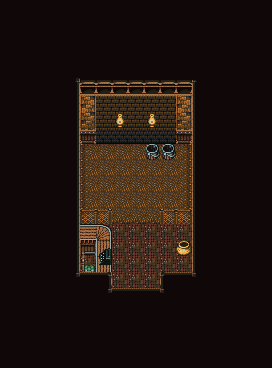

This is a level from a 2D game, rendered from its Tiled map with the project's own tilesets. A one-line summary and the complete map file follow:
An orthogonal 17x23 tile map with 16x16 px tiles, 5 tile layers (Floor, Wall Side, Furniture, Objects, ...).

<map version="1.8" tiledversion="1.8.2" orientation="orthogonal" renderorder="right-down" width="17" height="23" tilewidth="16" tileheight="16" infinite="0" nextlayerid="6" nextobjectid="1">
 <tileset firstgid="1" source="../Tilesets/Interior/Interior 1.tsx" />
 <layer id="1" name="Floor" width="17" height="23">
  <data encoding="csv">
0,0,0,0,0,0,0,0,0,0,0,0,0,0,0,0,0,
0,0,0,0,0,0,0,0,0,0,0,0,0,0,0,0,0,
0,0,0,0,0,0,0,0,0,0,0,0,0,0,0,0,0,
0,0,0,0,0,0,0,0,0,0,0,0,0,0,0,0,0,
0,0,0,0,0,0,0,0,0,0,0,0,0,0,0,0,0,
0,0,0,0,0,0,0,0,0,0,0,0,0,0,0,0,0,
0,0,0,0,0,0,0,0,0,0,0,0,0,0,0,0,0,
0,0,0,0,0,0,0,0,0,0,0,0,0,0,0,0,0,
0,0,0,0,0,0,0,0,0,0,0,0,0,0,0,0,0,
0,0,0,0,0,406,407,407,407,407,407,408,0,0,0,0,0,
0,0,0,0,0,438,439,439,439,439,439,440,0,0,0,0,0,
0,0,0,0,0,438,439,439,439,439,439,440,0,0,0,0,0,
0,0,0,0,0,438,439,439,439,439,439,440,0,0,0,0,0,
0,0,0,0,0,470,471,471,471,471,471,472,0,0,0,0,0,
0,0,0,0,0,98,98,98,98,98,98,98,0,0,0,0,0,
0,0,0,0,0,98,98,98,98,98,98,98,0,0,0,0,0,
0,0,0,0,0,98,98,98,98,98,98,98,0,0,0,0,0,
0,0,0,0,0,98,98,98,98,98,98,98,0,0,0,0,0,
0,0,0,0,0,0,0,98,98,98,0,0,0,0,0,0,0,
0,0,0,0,0,0,0,0,0,0,0,0,0,0,0,0,0,
0,0,0,0,0,0,0,0,0,0,0,0,0,0,0,0,0,
0,0,0,0,0,0,0,0,0,0,0,0,0,0,0,0,0,
0,0,0,0,0,0,0,0,0,0,0,0,0,0,0,0,0
</data>
 </layer>
 <layer id="2" name="Wall Side" width="17" height="23">
  <data encoding="csv">
0,0,0,0,0,0,0,0,0,0,0,0,0,0,0,0,0,
0,0,0,0,0,0,0,0,0,0,0,0,0,0,0,0,0,
0,0,0,0,0,0,0,0,0,0,0,0,0,0,0,0,0,
0,0,0,0,0,0,0,0,0,0,0,0,0,0,0,0,0,
0,0,0,0,0,0,0,0,0,0,0,0,0,0,0,0,0,
0,0,0,0,0,9,9,9,9,9,9,9,0,0,0,0,0,
0,0,0,0,0,73,257,257,257,257,257,73,0,0,0,0,0,
0,0,0,0,0,105,289,289,289,289,289,105,0,0,0,0,0,
0,0,0,0,0,137,321,321,321,321,321,137,0,0,0,0,0,
0,0,0,0,0,0,0,0,0,0,0,0,0,0,0,0,0,
0,0,0,0,0,0,0,0,0,0,0,0,0,0,0,0,0,
0,0,0,0,0,0,0,0,0,0,0,0,0,0,0,0,0,
0,0,0,0,0,0,0,0,0,0,0,0,0,0,0,0,0,
0,0,0,0,0,0,0,0,0,0,0,0,0,0,0,0,0,
0,0,0,0,0,0,0,0,0,0,0,0,0,0,0,0,0,
0,0,0,0,0,420,0,0,0,0,0,0,0,0,0,0,0,
0,0,0,0,0,0,0,0,0,0,0,0,0,0,0,0,0,
0,0,0,0,0,0,0,0,0,0,0,0,0,0,0,0,0,
0,0,0,0,0,0,0,0,0,0,0,0,0,0,0,0,0,
0,0,0,0,0,0,0,0,0,0,0,0,0,0,0,0,0,
0,0,0,0,0,0,0,0,0,0,0,0,0,0,0,0,0,
0,0,0,0,0,0,0,0,0,0,0,0,0,0,0,0,0,
0,0,0,0,0,0,0,0,0,0,0,0,0,0,0,0,0
</data>
 </layer>
 <layer id="3" name="Furniture" width="17" height="23">
  <data encoding="csv">
0,0,0,0,0,0,0,0,0,0,0,0,0,0,0,0,0,
0,0,0,0,0,0,0,0,0,0,0,0,0,0,0,0,0,
0,0,0,0,0,0,0,0,0,0,0,0,0,0,0,0,0,
0,0,0,0,0,0,0,0,0,0,0,0,0,0,0,0,0,
0,0,0,0,0,0,0,0,0,0,0,0,0,0,0,0,0,
0,0,0,0,0,0,0,0,0,0,0,0,0,0,0,0,0,
0,0,0,0,0,0,0,0,0,0,0,0,0,0,0,0,0,
0,0,0,0,0,0,0,396,0,396,0,0,0,0,0,0,0,
0,0,0,0,0,0,0,0,0,0,0,0,0,0,0,0,0,
0,0,0,0,0,0,0,0,0,361,361,0,0,0,0,0,0,
0,0,0,0,0,0,0,0,0,0,0,0,0,0,0,0,0,
0,0,0,0,0,0,0,0,0,0,0,0,0,0,0,0,0,
0,0,0,0,0,0,0,0,0,0,0,0,0,0,0,0,0,
0,0,0,0,0,503,502,0,0,0,2147484150,2147484151,0,0,0,0,0,
0,0,0,0,0,388,2147483939,0,0,0,0,0,0,0,0,0,0,
0,0,0,0,0,583,327,0,0,0,0,362,0,0,0,0,0,
0,0,0,0,0,615,327,0,0,0,0,0,0,0,0,0,0,
0,0,0,0,0,647,0,0,0,0,0,0,0,0,0,0,0,
0,0,0,0,0,0,0,0,0,0,0,0,0,0,0,0,0,
0,0,0,0,0,0,0,0,0,0,0,0,0,0,0,0,0,
0,0,0,0,0,0,0,0,0,0,0,0,0,0,0,0,0,
0,0,0,0,0,0,0,0,0,0,0,0,0,0,0,0,0,
0,0,0,0,0,0,0,0,0,0,0,0,0,0,0,0,0
</data>
 </layer>
 <layer id="4" name="Objects" width="17" height="23">
  <data encoding="csv">
0,0,0,0,0,0,0,0,0,0,0,0,0,0,0,0,0,
0,0,0,0,0,0,0,0,0,0,0,0,0,0,0,0,0,
0,0,0,0,0,0,0,0,0,0,0,0,0,0,0,0,0,
0,0,0,0,0,0,0,0,0,0,0,0,0,0,0,0,0,
0,0,0,0,0,0,0,0,0,0,0,0,0,0,0,0,0,
0,0,0,0,0,0,0,0,0,0,0,0,0,0,0,0,0,
0,0,0,0,0,0,0,0,0,0,0,0,0,0,0,0,0,
0,0,0,0,0,0,0,0,0,0,0,0,0,0,0,0,0,
0,0,0,0,0,0,0,0,0,0,0,0,0,0,0,0,0,
0,0,0,0,0,0,0,0,0,0,0,0,0,0,0,0,0,
0,0,0,0,0,0,0,0,0,0,0,0,0,0,0,0,0,
0,0,0,0,0,0,0,0,0,0,0,0,0,0,0,0,0,
0,0,0,0,0,0,0,0,0,0,0,0,0,0,0,0,0,
0,0,0,0,0,0,0,0,0,0,0,0,0,0,0,0,0,
0,0,0,0,0,0,0,0,0,0,0,0,0,0,0,0,0,
0,0,0,0,0,0,2147484006,0,0,0,0,0,0,0,0,0,0,
0,0,0,0,0,0,2147484070,0,0,0,0,0,0,0,0,0,0,
0,0,0,0,0,0,0,0,0,0,0,0,0,0,0,0,0,
0,0,0,0,0,0,0,0,0,0,0,0,0,0,0,0,0,
0,0,0,0,0,0,0,0,0,0,0,0,0,0,0,0,0,
0,0,0,0,0,0,0,0,0,0,0,0,0,0,0,0,0,
0,0,0,0,0,0,0,0,0,0,0,0,0,0,0,0,0,
0,0,0,0,0,0,0,0,0,0,0,0,0,0,0,0,0
</data>
 </layer>
 <layer id="5" name="Wall Top" width="17" height="23">
  <data encoding="csv">
371,371,371,371,371,371,371,371,371,371,371,371,371,371,371,371,371,
371,371,371,371,371,371,371,371,371,371,371,371,371,371,371,371,371,
371,371,371,371,371,371,371,371,371,371,371,371,371,371,371,371,371,
371,371,371,371,371,371,371,371,371,371,371,371,371,371,371,371,371,
371,371,371,371,267,371,371,371,371,371,371,371,371,371,371,371,371,
371,371,371,371,299,0,0,0,0,0,0,0,301,371,371,371,371,
371,371,371,371,367,0,0,0,0,0,0,0,369,371,371,371,371,
371,371,371,371,367,0,0,0,0,0,0,0,369,371,371,371,371,
371,371,371,371,367,0,0,0,0,0,0,0,369,371,371,371,371,
371,371,371,371,367,0,0,0,0,0,0,0,369,371,371,371,371,
371,371,371,371,367,0,0,0,0,0,0,0,369,371,371,371,371,
371,371,371,371,367,0,0,0,0,0,0,0,369,371,371,371,371,
371,371,371,371,367,0,0,0,0,0,0,0,369,371,371,371,371,
371,371,371,371,367,0,0,0,0,0,0,0,369,371,371,371,371,
371,371,371,371,367,0,0,0,0,0,0,0,369,371,371,371,371,
371,371,371,371,367,0,0,0,0,0,0,0,369,371,371,371,371,
371,371,371,371,367,0,0,0,0,0,0,0,369,371,371,371,371,
371,371,371,371,399,400,431,0,0,0,433,400,401,371,371,371,371,
371,371,371,371,371,371,399,400,400,400,401,371,371,371,371,371,371,
371,371,371,371,371,371,371,371,371,371,371,371,371,371,371,371,371,
371,371,371,371,371,371,371,371,371,371,371,371,371,371,371,371,371,
371,371,371,371,371,371,371,371,371,371,371,371,371,371,371,371,371,
371,371,371,371,371,371,371,371,371,371,371,371,371,371,371,371,371
</data>
 </layer>
</map>